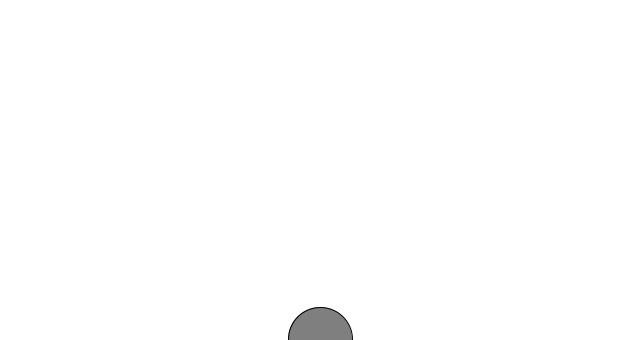
Frame 1 (no input)
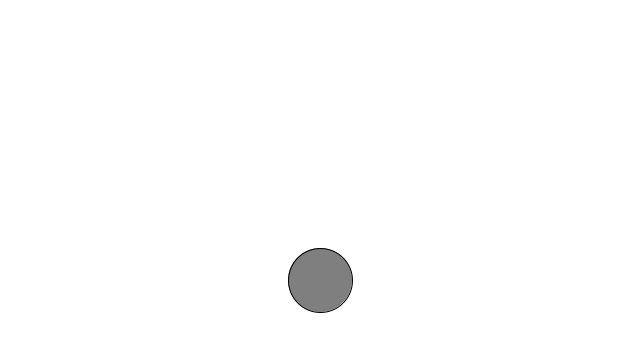
Frame 60 (the mouse pressed at the canvas centre just before this capture)
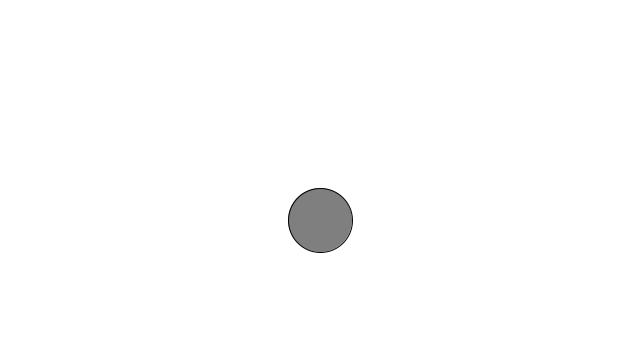
Frame 120 (the mouse held since frame 60 and released just before this capture)

The Processing sketch that drew these frames (run headless with seeded random() and noise(); from frame 60 on, the mouse is pressed at the canvas centre):

// Processing sketch: Bubble_object
// ── Bubble_object.pde
Bubble b;

void setup() {
  size(640, 340);
  b = new Bubble();
}

void draw() {
  background(255);
  b.ascend();
  b.display();
  //b.top();
}
// ── Bubble.pde
class Bubble {

  float x;
  float y;
  float R;
  float G;
  float B;

  Bubble () {
x = width/2;
y = height;
  }
  
  void ascend() {
   y--; 
  }
  
    void display() {
      stroke(0);
      fill(127);
      ellipse(x, y, 64, 64);
    }
    
    void changeColor() {
     
      
    }
}
